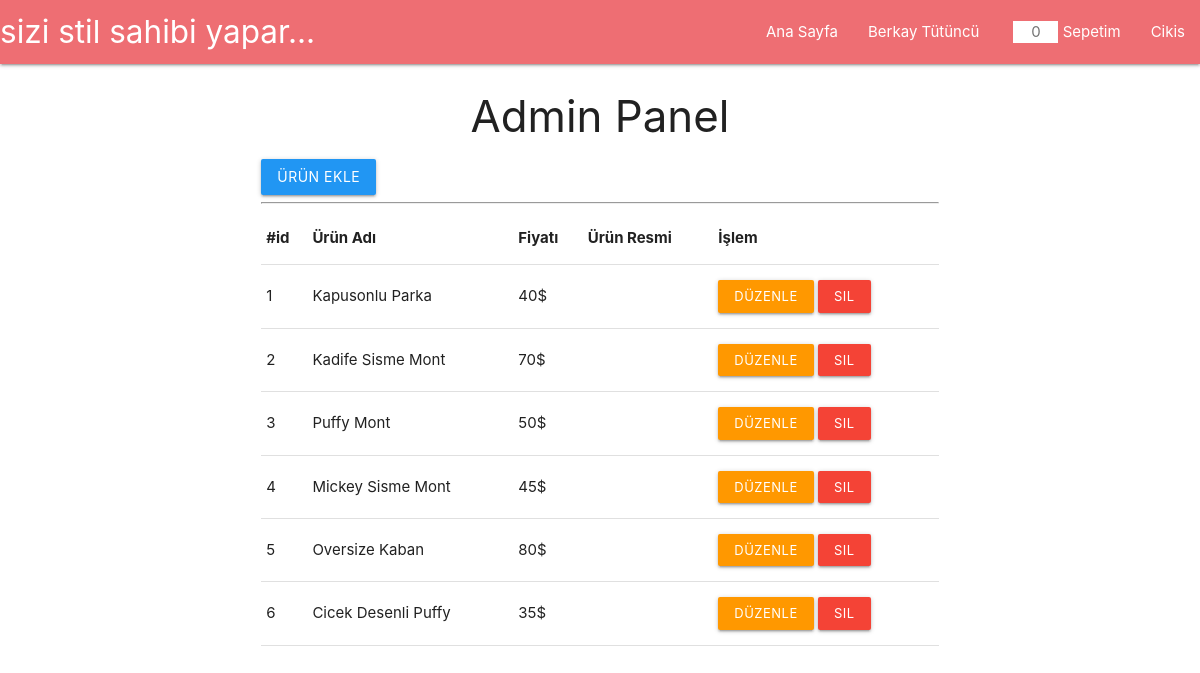
Screenshot of /adminpanel (signed in) with the database file from the repository.
### tables this page shows
CREATE TABLE `urun` (
	`id`	INTEGER NOT NULL PRIMARY KEY AUTOINCREMENT UNIQUE,
	`name`	TEXT NOT NULL,
	`price`	INTEGER NOT NULL,
	`img`	TEXT NOT NULL,
	`urun`	INTEGER
);

### scratch.py (the view)
@app.route('/adminpanel')
def adminpanel():
    conn = sql.connect("db.db")
    conn.row_factory = sql.Row
    cur = conn.cursor()
    cur.execute("Select * From urun")
    rows = cur.fetchall()
    return render_template('adminpanel.html', urunler = rows)

### templates/adminpanel.html
{% extends "layout.html" %}
{% block body %}
<div class="container">
    <div class="row">
        <div class="col m10 s12 push-m1">
            <h3 class="center-align">Admin Panel</h3>
            <a href="/addproduct" class="btn blue">Ürün Ekle</a>
            <hr>
            <table class=" highlight">
                    <thead>
                      <tr>
                          <th>#id</th>
                          <th>Ürün Adı</th>
                          <th>Fiyatı</th>
                          <th>Ürün Resmi</th>
                          <th>İşlem</th>
                      </tr>
                    </thead>
                    <tbody>
                        {% for urun in urunler %}
                      <tr>
                        <td>{{urun['id']}}</td>
                        <td>{{urun['name']}}</td>
                        <td>{{urun['price']}}$</td>
                        <td><img src="{{urun['img']}}" alt="" height="30"></td>
                        <td><a href="/editproduct/{{urun['id']}}" class="btn btn-small orange">Düzenle</a>
                            <a href="/deleteproduct/{{urun['id']}}" class="btn btn-small red">Sil</a>
                        </td>
                    </tr>
                      {% endfor %}
                    </tbody>
                  </table>
        </div>
    </div>
</div>
{% endblock %}

### rows the page displays
urun: id "1", name "Kapusonlu Parka", price "40"
urun: id "2", name "Kadife Sisme Mont", price "70"
urun: id "3", name "Puffy Mont", price "50"
urun: id "4", name "Mickey Sisme Mont", price "45"
urun: id "5", name "Oversize Kaban", price "80"
urun: id "6", name "Cicek Desenli Puffy", price "35"

### other values shown
{{ session.get('user') }} "Berkay Tütüncü"
{{ session.get('shopping-cart')|length }} "0"
